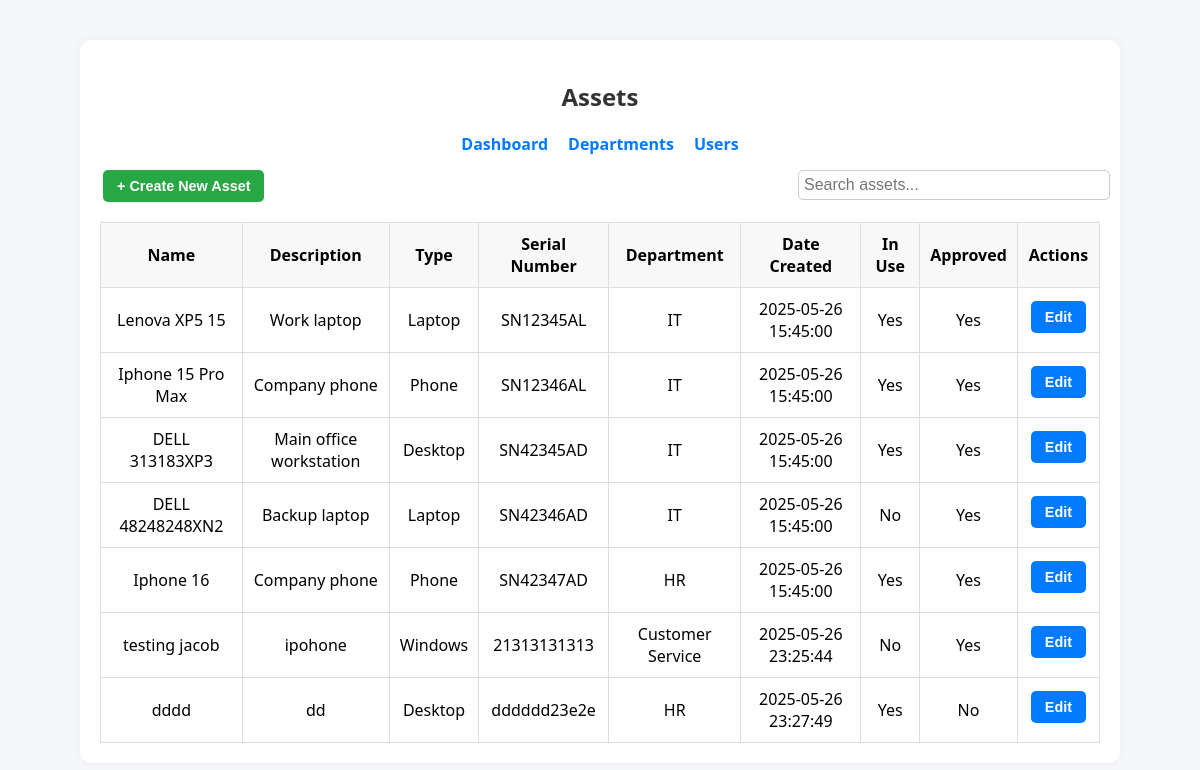
/assets (signed in), run on the app's committed database.
### tables this page shows
CREATE TABLE Asset (
        id INTEGER PRIMARY KEY AUTOINCREMENT,
        name TEXT NOT NULL,
        description TEXT,
        type TEXT,
        serial_number TEXT UNIQUE,
        date_created TEXT,
        in_use INTEGER NOT NULL DEFAULT 1,
        approved INTEGER NOT NULL DEFAULT 0,
        owner_id INTEGER,
        department_id INTEGER,
        FOREIGN KEY(owner_id) REFERENCES User(id),
        FOREIGN KEY(department_id) REFERENCES Department(id)
    );

CREATE TABLE Department (
        id INTEGER PRIMARY KEY AUTOINCREMENT,
        name TEXT NOT NULL
    );

### app.py (the view)
@app.route('/assets')
@login_required
def assets():
    user = current_user()
    connection = get_db()
    cursor = connection.cursor()
    if user['role'] == 'Admin':
         cursor.execute('''
            SELECT a.*, u.username AS owner_username, d.name AS department_name
            FROM Asset a
            LEFT JOIN User u ON a.owner_id = u.id
            LEFT JOIN Department d ON a.department_id = d.id
        ''')
    else:
        cursor.execute('''
            SELECT a.*, u.username AS owner_username, d.name AS department_name
            FROM Asset a
            LEFT JOIN User u ON a.owner_id = u.id
            LEFT JOIN Department d ON a.department_id = d.id
            WHERE a.owner_id = ?
        ''', (user['id'],))
    assets = cursor.fetchall()
    cursor.execute("SELECT * FROM Department")
    departments = cursor.fetchall()
    cursor.execute("SELECT id, username FROM User ORDER BY username ASC")
    users = cursor.fetchall()
    return render_template('assets.html', assets=assets, user=user, departments=departments, users=users)

### app.py (called while the page is built)
def get_db():
    if 'db' not in g:
        g.db = sql.connect(app.config['DATABASE'])
        g.db.row_factory = sql.Row
    return g.db

def query_db(query, args=(), one=False):
    cursor = get_db().execute(query, args)
    rv = cursor.fetchall()
    cursor.close()
    return (rv[0] if rv else None) if one else rv

def current_user():
    if 'user_id' in session:
        return query_db('SELECT * FROM User WHERE id = ?', [session['user_id']], one=True)
    return None

def login_required(f):
    @wraps(f)
    def decorated_function(*args, **kwargs):
        if 'user_id' not in session:
            flash('Please log in to access this page.', 'warning')
            return redirect(url_for('login'))
        return f(*args, **kwargs)
    return decorated_function

### templates/assets.html (shortened to what this page needs)
<!DOCTYPE html>
<html lang="en">
  <head>
    <link
      rel="stylesheet"
      href="{{ url_for('static', filename='css/style.css') }}"
    />
    <link
      rel="stylesheet"
      href="{{ url_for('static', filename='css/assets.css') }}"
    />
  </head>
  <body>
    <div class="assets-container">
      <h2 class="text-center">Assets</h2>
      <nav class="nav-links">
        <a href="{{ url_for('dashboard') }}">Dashboard</a>
        <a href="{{ url_for('departments') }}">Departments</a>
        <a href="{{ url_for('users') }}">Users</a>
      </nav>
      <button class="btn btn-create" id="openCreateModal">
        + Create New Asset
      </button>
      <input type="text" id="searchBar" placeholder="Search assets..." />
      <table>
        <thead>
          <tr>
            <th>Name</th>
            <th>Description</th>
            <th>Type</th>
            <th>Serial Number</th>
            <th>Department</th>
            <th>Date Created</th>
            <th>In Use</th>
            <th>Approved</th>
            <th>Actions</th>
          </tr>
        </thead>
        <tbody>
          {% for asset in assets %}
          <tr>
            <td>{{ asset['name'] }}</td>
            <td>{{ asset['description'] or '—' }}</td>
            <td>{{ asset['type'] or '—' }}</td>
            <td>{{ asset['serial_number'] or '—' }}</td>
            <td>{{ asset['department_name'] or '—' }}</td>
            <td>{{ asset['date_created'] }}</td>
            <td>{{ 'Yes' if asset['in_use'] else 'No' }}</td>
            <td>{{ 'Yes' if asset['approved'] else 'No' }}</td>
            <td>
               {% if user['role'] == 'Admin' or asset['owner_id'] ==
              user['id'] %}
              <button
                class="btn btn-edit"
                data-id="{{ asset['id'] }}"
                data-name="{{ asset['name'] }}"
                data-description="{{ asset['description'] }}"
                data-type="{{ asset['type'] }}"
                data-serial="{{ asset['serial_number'] }}"
                data-department="{{ asset['department_id'] or '' }}"
                data-inuse="{{ asset['in_use'] }}"
                data-approved="{{ asset['approved'] }}"
                data-userid="{{ asset['owner_id'] }}"
                id="editBtn-{{ asset['id'] }}"
              >
                Edit
              </button>
              {% endif %}
            </td>
          </tr>
          {% else %}
          <tr>
            <td colspan="9">No assets found.</td>
          </tr>
          {% endfor %}
        </tbody>
      </table>
    </div>
  </body>
</html>

### static/css/style.css (style rules this page uses)
body { font-family: "Segoe UI", Tahoma, Geneva, Verdana, sans-serif; background: #f5f7fa; display: flex; align-items: center; justify-content: center; margin: 0; }
h2 { text-align: center; color: #333; }
.nav-links { display: flex; justify-content: center; gap: 20px; margin-bottom: 15px; }
.nav-links a { text-decoration: none; color: #007bff; font-weight: bold; }
input[type="text"], input[type="password"] { padding: 10px; margin-bottom: 15px; border: 1px solid #ccc; border-radius: 5px; }
button { padding: 10px; background-color: #007bff; color: white; border: none; border-radius: 5px; cursor: pointer; }
a { color: #007bff; text-decoration: none; }

### static/css/assets.css (style rules this page uses)
.assets-container { max-width: 1000px; margin: 40px auto; padding: 20px; background: #fff; border-radius: 12px; box-shadow: 0 0 10px rgba(0, 0, 0, 0.05); position: relative; }
table { width: 100%; border-collapse: collapse; margin-top: 20px; }
th, td { padding: 10px; border: 1px solid #ddd; text-align: center; }
th { background: #f8f8f8; }
.btn { padding: 8px 14px; margin: 0 3px; border: none; border-radius: 5px; cursor: pointer; font-weight: 600; font-size: 0.9rem; }
.btn-create { background-color: #28a745; color: white; }
.btn-edit { background-color: #007bff; color: white; margin-bottom: 6px; }
#searchBar { margin-bottom: 10px; padding: 5px; width: 300px; font-size: 16px; position: absolute; right: 10px; }

### data on the page
Asset: name "Lenova XP5 15", description "Work laptop", type "Laptop", serial_number "SN12345AL", name "IT", date_created "2025-05-26 15:45:00", in_use "Yes", approved "Yes"
Asset: name "Iphone 15 Pro Max", description "Company phone", type "Phone", serial_number "SN12346AL", name "IT", date_created "2025-05-26 15:45:00", in_use "Yes", approved "Yes"
Asset: name "DELL 313183XP3", description "Main office workstation", type "Desktop", serial_number "SN42345AD", name "IT", date_created "2025-05-26 15:45:00", in_use "Yes", approved "Yes"
Asset: name "DELL 48248248XN2", description "Backup laptop", type "Laptop", serial_number "SN42346AD", name "IT", date_created "2025-05-26 15:45:00", in_use "No", approved "Yes"
Asset: name "Iphone 16", description "Company phone", type "Phone", serial_number "SN42347AD", name "HR", date_created "2025-05-26 15:45:00", in_use "Yes", approved "Yes"
Asset: name "testing jacob", description "ipohone", type "Windows", serial_number "21313131313", name "Customer Service", date_created "2025-05-26 23:25:44", in_use "No", approved "Yes"
Asset: name "dddd", description "dd", type "Desktop", serial_number "dddddd23e2e", name "HR", date_created "2025-05-26 23:27:49", in_use "Yes", approved "No"
